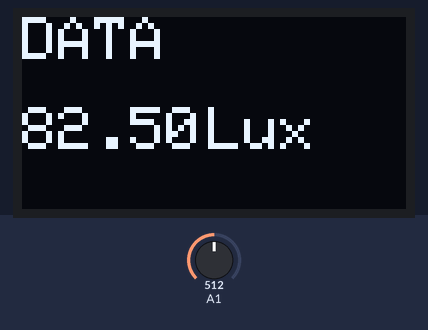
Bench run of a sketch on a simulated Arduino Uno, built with avr-gcc and run on an emulated ATmega328P. On the bench: 128×64 one-colour display. The inputs (shaded band) are chosen by the test bench; at power-on: A1 = 512. What the sketch prints to the serial monitor is not drawn.

Above: at 3.2 s.
3.3 s: A1 set to 716
At 4.2 s:
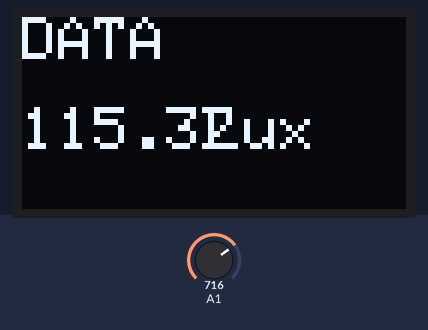
6.6 s: A1 set to 900
At 7.1 s:
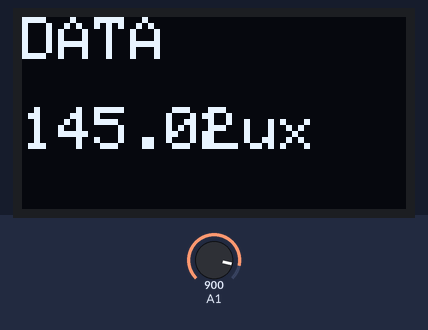
8.2 s: A1 set to 1023
At 15.7 s:
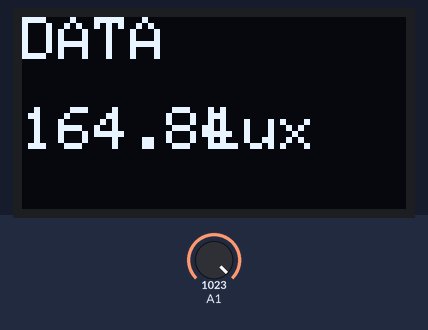
Timing chart, 0 to 16.0 s (numbered marks = the images above; inputs shaded):
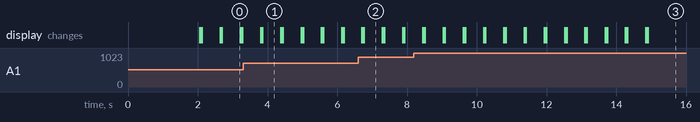

Measured:
- after the input at 3.3 s, the display: first differs from a run without the input after 0.56 s (image 1)
- after the input at 6.6 s, the display: first differs from a run without the input after 0.16 s (image 2)
- after the input at 8.2 s, the display: first differs from a run without the input after 0.31 s (image 3)
- what the display in image 0 shows lasts 0.5 s, from 2.7 s to 3.2 s

The sketch:

TEMT6000_OLED.ino
```cpp
#include <ArduinoJson.h>
#include <ArduinoJson.h>
#include <Adafruit_GFX.h>
#include <Adafruit_SSD1306.h>


//TEMT6000 sensor

#define light_pin        PB1                                   // Enter the GPIO pin


uint32_t lastReport = 0;
uint32_t Reporting_Interval = 1000 * 15;


/***************************************************************************************************************************************/
Adafruit_SSD1306 display = Adafruit_SSD1306(128, 64, &Wire);
/***********************************************************************************************/

void setup()
{
    oledInit();                                     // Initialize the OLED display.

  Serial.begin(9600);
  pinMode(light_pin, INPUT);
  millis();
}
void loop()
{

  float Light = analogRead(light_pin) * 3.3 / 4096;           //  Read the volts from the temt 6000
  float Amps  = Light / 10000;                                // across 10,000 Ohms 10K ONBOARD RESISTANCE ON TEMT6000
  float Microamps = Amps * 1000000;                           // one ampere (A) is equal to 1,000,000 microamperes (uA).
  float Lux = Microamps * 2.0;                                // The datasheet for the TEMT6000 specifies a proportional correlation between current and illuminance

                                                              //  Every 2 µA of current correlates to 1 lx in the illuminance.                                                           //  micro amps to lux convertion
  StaticJsonDocument <256> Lightvalue;
  Lightvalue["light"] = Lux;
  String Lightdata;
  serializeJson(Lightvalue, Lightdata);
  display.clearDisplay();                           // Clear the OLED display.

  oledDisplayHeaderShow("DATA");   // Display a header on the OLED screen.
  oledScreenData(2, 0, 30, String(Lux));        //2 - font size , 0 - column, 30 - row
  oledScreenData(2, 50, 30, String(" Lux"));

  delay(500);
  if ((millis() - lastReport) >= Reporting_Interval)
  {
    lastReport = millis();
    Serial.println(Lightdata);
    delay(2000);
  }

}

void oledInit()
{
  display.begin(SSD1306_SWITCHCAPVCC, 0x3C);    // Initialize the OLED display with specified settings.
  display.clearDisplay();                       // Clear the display.
  delay(2000);                                  // Wait for 2 seconds.
  display.clearDisplay();                       // Clear the display again.
  display.invertDisplay(false);                 // Set display inversion to false (normal mode).
}

void oledDisplayHeaderShow(String Header_Data)
{
  display.setTextSize(2);                      // Set the text size.
  display.setTextColor(WHITE);                 // Set the text color to white.
  display.setCursor(0, 0);                     // Set the cursor position.
  display.print(Header_Data);                  // Print the provided header text.
  display.display();                           // Display the text on the OLED screen.
}

void oledScreenData(int size, int x, int y, String get_screen_data)
{
  display.setTextSize(size);                    // Set the text size.
  display.setTextColor(WHITE);                   // Set the text color to white.
  display.setCursor(x, y);                       // Set the cursor position.
  display.print(get_screen_data);                // Print the provided screen data.
  display.display();                             // Display the data on the OLED screen.
}
```
